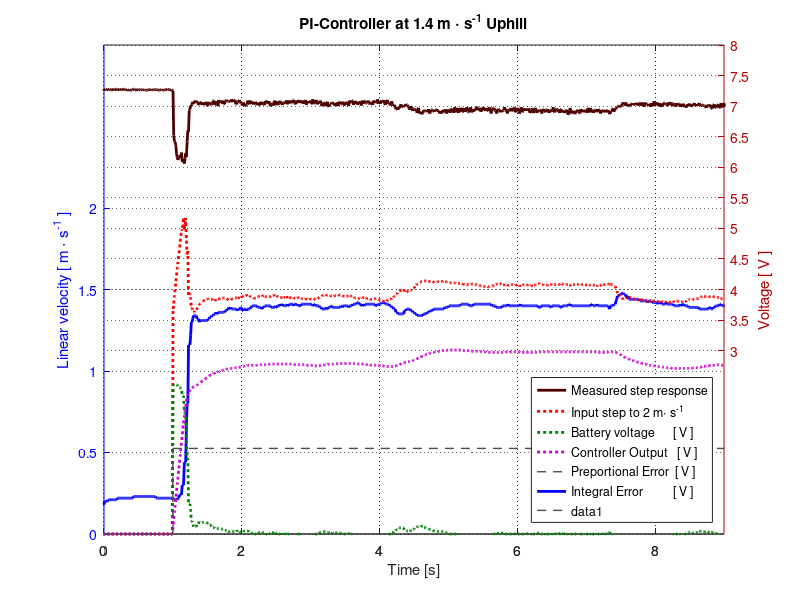

This chart was generated by the following MATLAB code:
p = get(gcf, 'Position')           % These two lines makes the figuresappear the same
set(0, 'DefaultFigurePosition', p) % place on the screen as where you left them last
clear all
close all;
clc;

%csvwrite('simulationPIcalculated.csv', ScopeData3);
%simData = csvread('simulationPIcalculated.csv', 0, 0);
%simData(:,1) = simData(:,1)-2

data = csvread('PIconstantDisturbance2.csv'); % step 294 for calculated PI controller
                                              % step 288 for tuned PI controller
                                % step 299 for P controller with feed forward
                                % step 316 (NO) and 322 (width) anti-windup
                                % moreData step 336 (NO) step 331 (width) anti-windup
% syms x;
% x = 1;
% syms i;
% i = 1001;
% while i > 0
%     if x == 2
%         data(i,:) = [];
%         x = 1;
%     else
%         x = 2;
%     end
%     i = i-1;
% end

%data = csvread('LOG00217.csv');%, 0, 0); 18 to 22    use step 16
data(:,1) = (data(:,1)-4000)/1000;
%data1 = csvread('LOG00224.csv');%, 0, 0);
%data1(:,1) = (data1(:,1)-4035)/1000;
%data2 = csvread('LOG00225.csv');%, 0, 0);
%data2(:,1) = (data2(:,1)-4035)/1000;
%data3 = csvread('LOG00227.csv');%, 0, 0);
%data3(:,1) = (data3(:,1)-4035)/1000;

%data(:,3) = data(:,3);%-5.5;

%[AX, vel, bat] = plotyy( simData(:,1), simData(:,2), data(:,1), data(:,3));
[AX, vel, bat] = plotyy( data(:,1), data(:,2), data(:,1), data(:,3));
set(AX,'NextPlot','add')
%scatter(AX(2), data(:,1), data(:,2), 'g', '.');
%scatter(AX(2), data(:,1), data(:,2), 'r', '.');
%scatter(AX(2), data(:,1), data(:,2)), 'b', '.';

plot(AX(2), data(:,1), data(:,4), 'Color', [1 0 0], 'LineWidth', 2, 'LineStyle', ':');
plot(AX(2), data(:,1), data(:,6), 'Color', [0 .5 0], 'LineWidth', 2, 'LineStyle', ':');
plot(AX(2), data(:,1), data(:,5), 'Color', [.8 0 .8], 'LineWidth', 2, 'LineStyle', ':');
%pAdd = plot(AX(2), data(:,1), data(:,4) );
%set(pAdd, 'Color', [1 0 0], 'LineWidth', 2 );


%pAdd = plot(AX(1), data(:,1), data(:,5) );
%set(pAdd, 'Color', [0 .5 0], 'LineWidth', 2 );

set(AX(1),'xlim',[0 9], 'ylim', [0 3], 'ycolor', [0 0 1]);
set(vel, 'Color', [0 0 1], 'LineWidth', 2);
set(AX(2),'xlim',[0 9], 'ylim', [0 8], 'ycolor', [.7 0 0]);
set(bat, 'Color', [.3 0 0], 'LineWidth', 2);

hline = line([1 10], [1.4 1.4]);
%hline = line([1 10], [2 2]);
set(hline, 'Color', [.3 .3 .3], 'LineWidth', 1, 'LineStyle', '--');

legend('Measured step response', 'Input step to 2 m\cdot s^{-1}', 'Battery voltage      [ V ]', 'Controller Output   [ V ]', 'Preportional Error  [ V ]', 'Integral Error          [ V ]', 'Location', 'southeast')
%legend('Measured step response', 'Input step to 2 m\cdot s^{-1}', 'Battery voltage', 'Controller output', 'Location', 'southeast')

hline = line([1 1], [0 1.4]);
%hline = line([1 1], [0 2]);
set(hline, 'Color', [.3 .3 .3], 'LineWidth', 1, 'LineStyle', '--');

%hline = line([1.3 1.3], [0 3]);
%set(hline, 'Color', [0 0 0], 'LineWidth', 1, 'LineStyle', '-');

%%%%%plot( data(:,1), data(:,3), 'k', 'LineWidth', 2);
%scatter( data(:,1), data(:,2), 100, [0 .3 0], '.' );


%plot( simData(:,1), simData(:,4), 'r', 'LineWidth', 2);
%plot( data1(:,1), data1(:,2), 'b', 'LineWidth', 2);
%scatter( data1(:,1), data1(:,2), 100, [0 .3 0], '.' );

%plot( simData(:,1), simData(:,6), 'r', 'LineWidth', 2);
%plot( data2(:,1), data2(:,2), 'b', 'LineWidth', 2);
%scatter( data2(:,1), data2(:,2), 100, [0 .3 0], '.' );

%plot( simData(:,1), simData(:,8), 'r', 'LineWidth', 2);
%plot( data3(:,1), data3(:,2), 'b', 'LineWidth', 2);
%scatter( data3(:,1), data3(:,2), 100, [0 .3 0], '.' );

%Title and axis labels added
title('PI-Controller at 1.4 m \cdot s^{-1} Uphill')
xlabel('Time [s]')
ylabel(AX(1), 'Linear velocity [ m \cdot s^{-1} ]')
ylabel(AX(2), 'Voltage [ V ]')
%xlim([ 0 3 ]);

set(AX(1), 'Xgrid', 'on', 'Ygrid', 'on', 'ytick', [0 .5 1 1.5 2], 'GridLineStyle',':', 'GridColor', 'k', 'GridAlpha', .6)
set(AX(2), 'Xgrid', 'on', 'Ygrid', 'on', 'ytick', [3 3.5 4 4.5 5 5.5 6 6.5 7 7.5 8], 'GridLineStyle',':', 'GridColor', 'k', 'GridAlpha', .6)